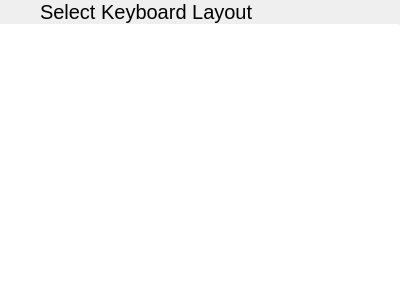
<?xml version="1.0" encoding="UTF-8"?>
<ui version="4.0">
 <class>LayoutSelect</class>
 <widget class="QWidget" name="LayoutSelect">
  <property name="geometry">
   <rect>
    <x>0</x>
    <y>0</y>
    <width>400</width>
    <height>300</height>
   </rect>
  </property>
  <property name="windowTitle">
   <string notr="true">Form</string>
  </property>
  <layout class="QVBoxLayout" name="verticalLayout">
   <property name="spacing">
    <number>0</number>
   </property>
   <property name="leftMargin">
    <number>0</number>
   </property>
   <property name="topMargin">
    <number>0</number>
   </property>
   <property name="rightMargin">
    <number>0</number>
   </property>
   <property name="bottomMargin">
    <number>0</number>
   </property>
   <item>
    <layout class="QHBoxLayout" name="horizontalLayout">
     <property name="spacing">
      <number>0</number>
     </property>
     <item>
      <widget class="QPushButton" name="backButton">
       <property name="sizePolicy">
        <sizepolicy hsizetype="Preferred" vsizetype="Preferred">
         <horstretch>0</horstretch>
         <verstretch>0</verstretch>
        </sizepolicy>
       </property>
       <property name="text">
        <string/>
       </property>
       <property name="icon">
        <iconset resource="../libentertaining_resources.qrc">
         <normaloff>:/libentertaining/icons/go-previous.svg</normaloff>:/libentertaining/icons/go-previous.svg</iconset>
       </property>
       <property name="flat">
        <bool>true</bool>
       </property>
      </widget>
     </item>
     <item>
      <widget class="QLabel" name="label">
       <property name="sizePolicy">
        <sizepolicy hsizetype="Expanding" vsizetype="Preferred">
         <horstretch>0</horstretch>
         <verstretch>0</verstretch>
        </sizepolicy>
       </property>
       <property name="font">
        <font>
         <pointsize>15</pointsize>
        </font>
       </property>
       <property name="text">
        <string>Select Keyboard Layout</string>
       </property>
       <property name="margin">
        <number>9</number>
       </property>
      </widget>
     </item>
    </layout>
   </item>
   <item>
    <widget class="Line" name="line">
     <property name="maximumSize">
      <size>
       <width>16777215</width>
       <height>1</height>
      </size>
     </property>
     <property name="orientation">
      <enum>Qt::Horizontal</enum>
     </property>
    </widget>
   </item>
   <item>
    <layout class="QHBoxLayout" name="horizontalLayout_2">
     <item>
      <widget class="QListView" name="layoutsWidget">
       <property name="frameShape">
        <enum>QFrame::NoFrame</enum>
       </property>
      </widget>
     </item>
    </layout>
   </item>
   <item>
    <widget class="GamepadHud" name="gamepadHud" native="true"/>
   </item>
  </layout>
 </widget>
 <customwidgets>
  <customwidget>
   <class>GamepadHud</class>
   <extends>QWidget</extends>
   <header location="global">gamepadhud.h</header>
   <container>1</container>
  </customwidget>
 </customwidgets>
 <resources>
  <include location="../libentertaining_resources.qrc"/>
 </resources>
 <connections/>
</ui>
